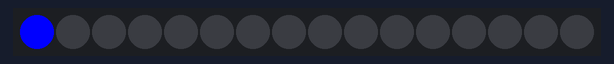
The sketch below on a simulated Arduino Uno, built with avr-gcc and run on an emulated ATmega328P. On the bench: 16 RGB LEDs in strip order, left to right.

Above: at 0.01 s.
At 4.44 s:
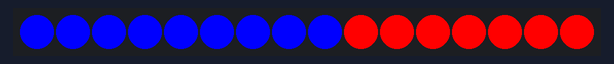
At 8.95 s:
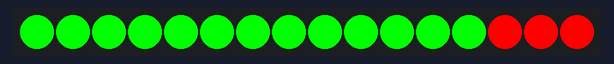
At 18.57 s:
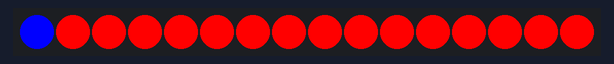
At 27.87 s:
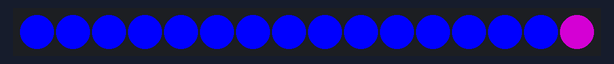
At 39.81 s:
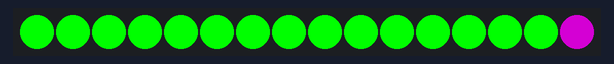

The sketch:

arduino_ledStrip.ino
```cpp
// Arduino with WS2812B LED Ring Light
// June 2023

#include <FastLED.h>
#define LEDPIN 7
#define NUMOFLEDS 16

CRGB leds[NUMOFLEDS];

 void setup() {
  FastLED.addLeds<WS2812, LEDPIN, GRB>(leds, NUMOFLEDS);
}

 void loop() {
  // Blue
  for (int i = 0; i <= 15; i++) {
    leds[i] = CRGB ( 0, 0, 255);
    FastLED.show();
    delay(40);
  }

  // Red
  for (int i = 15; i >= 0; i--) {
    leds[i] = CRGB ( 255, 0, 0);
    FastLED.show();
    delay(60);
  }

  // Green
  for (int i = 0; i <= 15; i++) {
    leds[i] = CRGB ( 0, 255, 0);
    FastLED.show();
    delay(40);
  }

  // Purple
  for (int i = 15; i >= 0; i--) {
    leds[i] = CRGB ( 128, 0, 128);
    FastLED.show();
    delay(70);
  }
}
```
